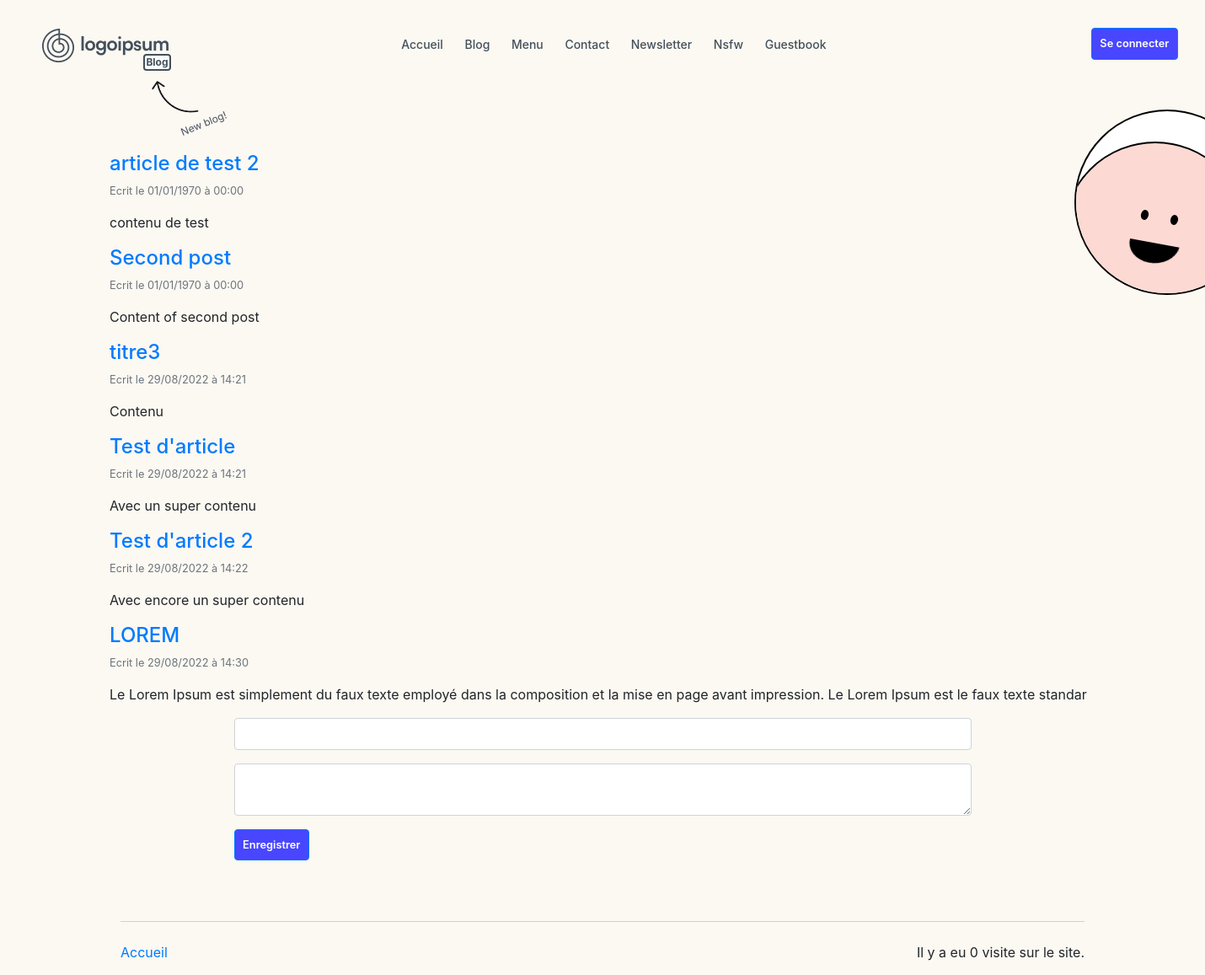
The app's page /blog/indexblog.php, older data.
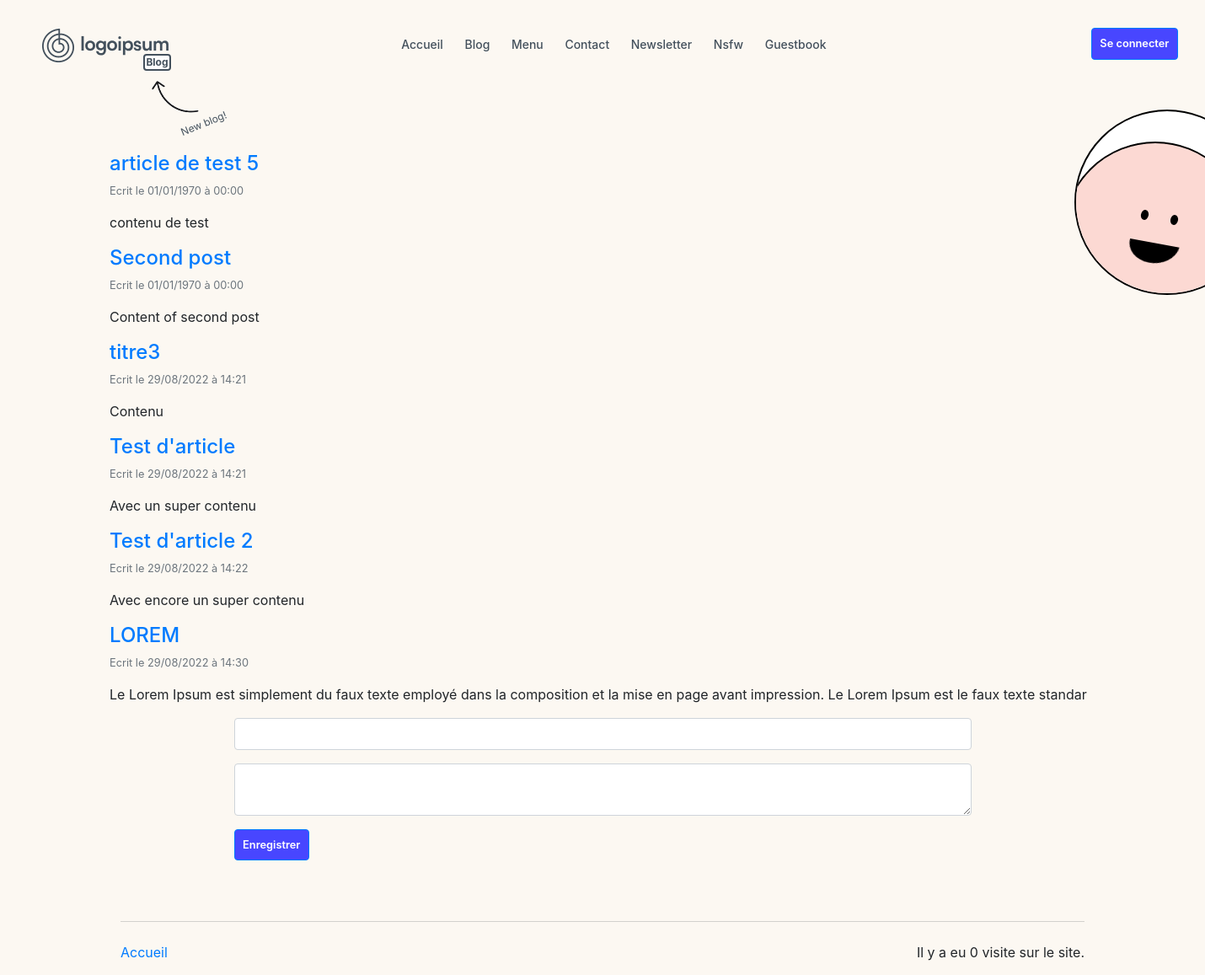
The same page, newer data.
### tables this page shows
CREATE TABLE "posts" (
	"id"	INTEGER,
	"name"	TEXT,
	"content"	TEXT,
	"created_at"	INTEGER,
	PRIMARY KEY("id" AUTOINCREMENT)
);

### functions/auth.php (called while the page is built, shortened)
<?php
function est_connecte (): bool {
  return !empty($_SESSION['connecte']);
}

### class/Post.php (called while the page is built, shortened)
<?php
class Post {
  public $content;
  public $created_at;
  public function __construct()
  {
    if (is_int($this->created_at)) {
      $this->created_at = new DateTime('@' . $this->created_at);
    }
  }
  public function getExcerpt(): string
  {
    return substr($this->content, 0, 150);
  }
}

### class/Compteur.php (called while the page is built, shortened)
<?php
class Compteur {
  protected $fichier;
  public function __construct(string $fichier)
  {
    $this->fichier = $fichier;
  }
  public function recuperer(): int {
    if (!file_exists($this->fichier)) {
      return 0;
    }
    return file_get_contents($this->fichier);
  }
}

### blog/indexblog.php (the view, shortened to what this page needs)
<?php
require_once '../class/Post.php';
$pdo = new PDO('sqlite:../data.db', null, null, [
  PDO::ATTR_ERRMODE => PDO::ERRMODE_EXCEPTION,
  PDO::ATTR_DEFAULT_FETCH_MODE => PDO::FETCH_OBJ
]);
$error = null;
try {
  $query = $pdo->query('SELECT * FROM posts');
  $posts = $query->fetchAll(PDO::FETCH_CLASS, '\App\Post');
} catch (PDOException $e) {
  $error = $e->getMessage();
}
require dirname(__DIR__) . DIRECTORY_SEPARATOR . 'elements' . DIRECTORY_SEPARATOR . 'header.php'
?>
<div class="container">
  <div class="hero-title-section">
    <div class="white-circle">
      <div class="smiley-rose"></div>
      </div>
    </div>
  </div>
  <?php if ($error): ?>
    <div class="alert alert-danger"><?=$error?></div>
  <?php else:?>
    <ul>
      <?php foreach($posts as $post): ?>
        <h4><a href="/blog/editblog.php?id=<?= $post->id ?>"><?= htmlentities($post->name) ?></a></h4>
        <p class="small text-muted">Ecrit le <?= $post->created_at->format('d/m/Y à H:i')?></p>
        <p>
          <?= nl2br(htmlentities($post->getExcerpt()))?>
        </p>
      <?php endforeach ?>
    </ul>
    <form action="" method="post" class="width70">
      <div class="form-group">
        <input type="text" class="form-control" name="name" value="">
      </div>
      <div class="form-group">
        <textarea class="form-control" name="content" value=""></textarea>
      </div>
      <button class="btn btn-primary">Enregistrer</button>
    </form>
  <?php endif ?>
<?php require dirname(__DIR__) . DIRECTORY_SEPARATOR . 'elements' . DIRECTORY_SEPARATOR . 'footer.php';?>

### elements/header.php (shortened to what this page needs)
<?php
require_once dirname(__DIR__) . DIRECTORY_SEPARATOR . 'functions' . DIRECTORY_SEPARATOR .'auth.php';
?>
<!doctype html>
<html lang="en">
  <head>
    <link rel="stylesheet" href="https://cdn.jsdelivr.net/npm/bootstrap@4.1.3/dist/css/bootstrap.min.css">
    <link rel="stylesheet" href="../assets/components/index.css">
      </head>
      <body>
    <nav class="navbar navbar-expand-md mb-5">
      <div class="collapse navbar-collapse" id="navbarsExampleDefault">
        <div class="navbar-logo">
          <img src= "../assets/images/logoipsum-239.svg" alt="logo ipsum">
          <div class="navbar-logo2">
            Blog
          </div>
          <div class="navbar-logo-arrow">
            <img src="../assets/images/arrow.png" class="navbar-logo-arrow" alt="">
          </div>
        </div>
        <ul class="navbar-nav">
          <?php require __DIR__ . DIRECTORY_SEPARATOR . 'menu.php'; ?>
        </ul>
        <form class="form-inline my-2 my-lg-0">
          <?php if(est_connecte()):?>
            <a href= "/logout.php" class="nav-item nav-link my-2 my-sm-0" >Se déconnecter</a>
          <?php else:?>
            <a href= "/login.php" class="btn btn-primary my-2 my-sm-0" >Se connecter</a>
          <?php endif?>
        </form>
      </div>
    </nav>
    <main role="main" class="container">

### elements/menu.php (shortened to what this page needs)
<?php
require_once dirname(__DIR__) . DIRECTORY_SEPARATOR . 'functions' . DIRECTORY_SEPARATOR .'auth.php';
if (!function_exists('nav_item')) {
  function nav_item (string $lien, string $titre): string {
    $classe = 'nav-link';
    if ($_SERVER['SCRIPT_NAME'] === $lien) {
      $classe .= ' active';
    }
    return <<<HTML
    <li class = "nav-item">
      <a class="$classe" href="$lien">$titre</a>
    </li>
    HTML;
  }
}
?>
<?= nav_item('/index.php', 'Accueil'); ?>
<?= nav_item('/blog/indexblog.php', 'Blog'); ?>
<?= nav_item('/menu.php', 'Menu'); ?>
<?= nav_item('/contact.php', 'Contact'); ?>
<?= nav_item('/newsletter.php', 'Newsletter'); ?>
<?= nav_item('/nsfw.php', 'Nsfw'); ?>
<?= nav_item('/guestbook.php', 'Guestbook'); ?>

### elements/footer.php (shortened to what this page needs)
  </main>
      <div class="footer-blog">
        <div class="left">
          <a href="http://localhost:8000/">Accueil</a>
        </div>
        <div class="right">
          <?php
          $compteur = new DoubleCompteur(dirname(__DIR__) . DIRECTORY_SEPARATOR . 'data' . DIRECTORY_SEPARATOR . 'compteur');
          $compteur->incrementer();
          $vues = $compteur->recuperer();
          ?>
          Il y a eu <?= $vues ?> visite<?php if ($vues > 1): ?>s<?php endif ?> sur le site.
        </div>
      </div>
  </body>
</html>

### assets/components/index.css (style rules this page uses)
body { background-color: #fcf8f2 !important; }
.navbar-collapse { margin: 24px 16px 0 16px; -webkit-box-pack: center !important; -ms-flex-pack: center !important; justify-content: center !important; -webkit-box-align: center; -ms-flex-align: center; align-items: center; }
.navbar-nav { display: -webkit-box !important; display: -ms-flexbox !important; display: flex !important; -webkit-box-pack: center !important; -ms-flex-pack: center !important; justify-content: center !important; -webkit-box-align: center; -ms-flex-align: center; align-items: center; -webkit-box-flex: 1; -ms-flex-positive: 1; flex-grow: 1; }
.navbar-logo { height: 40px; position: relative; }
.navbar-logo::after { content: "New blog!"; position: absolute; top: 79px; left: 160px; width: 200px; -webkit-transform: rotate(45deg); transform: rotate(338deg); color: #43505C; font-size: 12px; }
.navbar-logo2 { position: absolute; color: #43505C; background-color: white; border: 2px solid #43505C; border-radius: 4px; height: 20px; font-size: 12px; font-weight: bold; width: 33px; text-align: center; line-height: 16px; left: 122px; top: 32px; }
.navbar-logo-arrow { position: absolute; height: 40px; left: 66px; top: 33px; -webkit-transform: rotate(358deg); transform: rotate(358deg); }
.form-inline { padding-left: 40px; }
.nav-item a { padding-right: 0.8rem !important; padding-left: 0.8rem !important; color: #43505C; font-weight: 500; font-size: 14px; }
.btn { font-size: 0.8rem; font-weight: 600; padding: 0.5rem 0.6rem; }
.btn-primary { background-color: #4846ff !important; }
.hero-title-section { position: relative; display: -webkit-box; display: -ms-flexbox; display: flex; -webkit-box-pack: center; -ms-flex-pack: center; justify-content: center; -webkit-box-align: center; -ms-flex-align: center; align-items: center; -webkit-box-orient: vertical; -webkit-box-direction: normal; -ms-flex-direction: column; flex-direction: column; margin-top: 100px; }
.white-circle { position: absolute; height: 220px; width: 220px; background-color: white; border: 2px black solid; border-radius: 300px; left: 1170px; top: -50px; overflow: hidden; }
.white-circle::before { content: ""; position: absolute; top: 117px; left: 77px; height: 12px; width: 9px; background-color: black; border-radius: 100%; -webkit-transform: rotate(14deg); transform: rotate(14deg); }
.white-circle::after { content: ""; position: absolute; top: 123px; left: 112px; height: 12px; width: 9px; background-color: black; border-radius: 100%; -webkit-transform: rotate(14deg); transform: rotate(14deg); }
.smiley-rose { height: 220px; width: 220px; background-color: #fcd9d3; border: 2px black solid; border-radius: 300px; margin-top: 36px; margin-left: -16px; }
.smiley-rose::after { content: ""; background-color: black; position: absolute; top: 153px; left: 60px; height: 30px; width: 60px; border-bottom-left-radius: 60px; border-bottom-right-radius: 60px; -webkit-transform: rotateX(37deg) rotateZ(13deg); transform: rotateX(37deg) rotateZ(13deg); }
.width70 { max-width: 70% !important; margin: auto; }
@media (min-width: 1200px) { .container { max-width: 1280px; } }
.footer-blog { margin: 72px auto 0 auto; padding-top: 24px; border-top: 1px solid rgba(128, 128, 128, 0.328); width: 80%; display: -webkit-box; display: -ms-flexbox; display: flex; height: 64px; -webkit-box-pack: justify; -ms-flex-pack: justify; justify-content: space-between; -webkit-box-align: start; -ms-flex-align: start; align-items: flex-start; }
main { min-height: 64vh; }

Row changes from the older to the newer data that the page shows:
changed posts "contenu de test": name "article de test 2" → "article de test 5"
